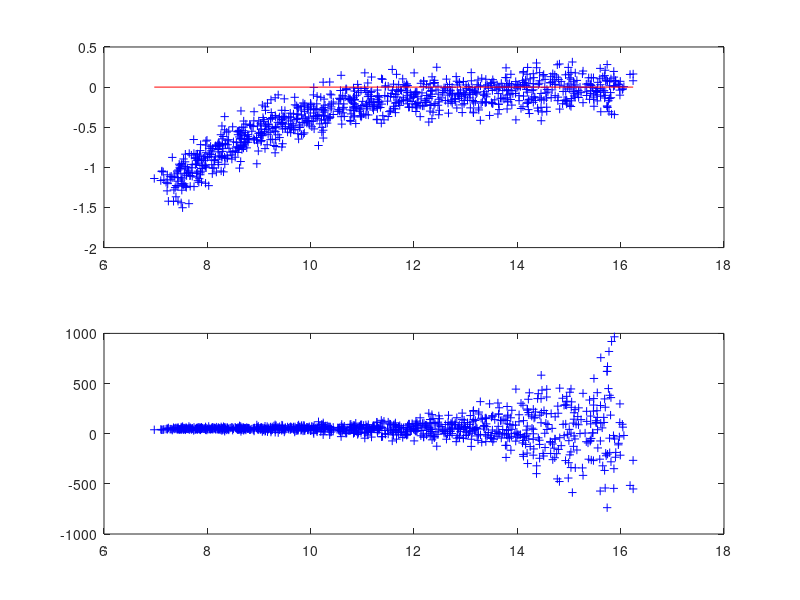

The MATLAB script that drew this image:
disp('Banana shape in M-A plots');

cd D:\RECHERCHE\EXPRESSION\EXPOSES\Figures

X = (3:0.005:8);
n = length(X)
s = .1
delta = 50

disp('Data simulation');
R = X + s*randn(1, n);
G = log(exp(X)+delta) + s*randn(1, n);
A = R-G; M = R+G;

subplot(211), plot(M, A, 'b+', [min(M) max(M)], [0 0], 'r-')
subplot(212), plot(M, exp(G) - exp(R), 'b+')

deltahat = abs(exp(G) - exp(R))*(exp(G) - exp(R))' / sum(abs(exp(G) - exp(R)))

disp('Max likelihood estimate of delta');

d = delta;
for i=1:n
   
end
